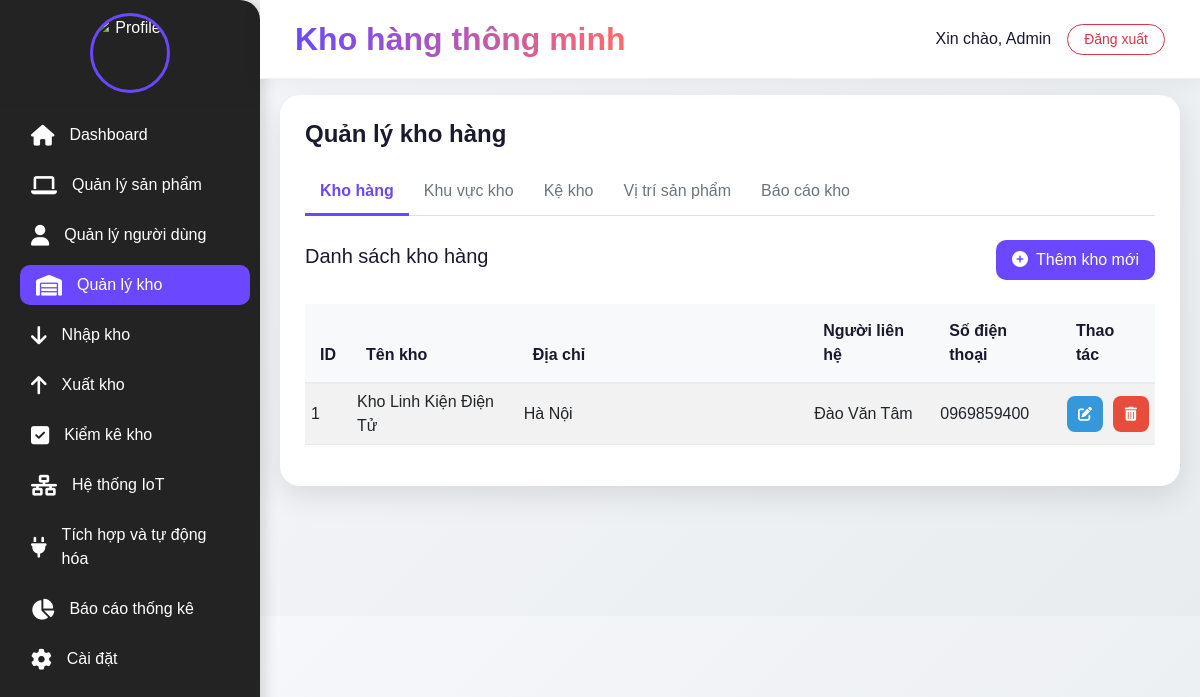
/admin.php?option=kho (signed in), run on the app's committed database.
### tables this page shows
CREATE TABLE `warehouses` (
  `warehouse_id` int(11) NOT NULL,
  `warehouse_name` varchar(100) NOT NULL,
  `address` text DEFAULT NULL,
  `contact_person` varchar(100) DEFAULT NULL,
  `contact_phone` varchar(20) DEFAULT NULL,
  `created_at` timestamp NOT NULL DEFAULT current_timestamp(),
  `updated_at` timestamp NOT NULL DEFAULT current_timestamp() ON UPDATE current_timestamp()
);

### views/kho.php (the view, shortened to what this page needs)
<?php
$tab = isset($_GET['tab']) ? $_GET['tab'] : 'kho';
?>
<div class="function-container">
    <h4 class="page-title">Quản lý kho hàng</h4>
    <ul class="nav nav-tabs mb-4">
        <li class="nav-item">
            <a class="nav-link <?php echo ($tab == 'kho') ? 'active' : ''; ?>" href="?option=kho&tab=kho">Kho hàng</a>
        </li>
        <li class="nav-item">
            <a class="nav-link <?php echo ($tab == 'khu_vuc') ? 'active' : ''; ?>" href="?option=kho&tab=khu_vuc">Khu vực kho</a>
        </li>
        <li class="nav-item">
            <a class="nav-link <?php echo ($tab == 'ke') ? 'active' : ''; ?>" href="?option=kho&tab=ke">Kệ kho</a>
        </li>
        <li class="nav-item">
            <a class="nav-link <?php echo ($tab == 'vi_tri') ? 'active' : ''; ?>" href="?option=kho&tab=vi_tri">Vị trí sản phẩm</a>
        </li>
        <li class="nav-item">
            <a class="nav-link <?php echo ($tab == 'bao_cao') ? 'active' : ''; ?>" href="?option=kho&tab=bao_cao">Báo cáo kho</a>
        </li>
    </ul>
    <div class="tab-content">
        <?php if ($tab == 'kho'): ?>
            <div class="tab-pane active">
                <div class="d-flex justify-content-between align-items-center mb-4">
                    <h5>Danh sách kho hàng</h5>
                    <button type="button" class="btn btn-add" data-bs-toggle="modal" data-bs-target="#addWarehouseModal">
                        <i class="fas fa-plus-circle me-2"></i>Thêm kho mới
                    </button>
                </div>
                <div class="table-responsive">
                    <table class="data-table table table-striped table-hover">
                        <thead>
                            <tr>
                                <th width="5%">ID</th>
                                <th width="20%">Tên kho</th>
                                <th width="35%">Địa chỉ</th>
                                <th width="15%">Người liên hệ</th>
                                <th width="15%">Số điện thoại</th>
                                <th width="10%">Thao tác</th>
                            </tr>
                        </thead>
                        <tbody>
                            <?php
                            $sql = "SELECT * FROM warehouses ORDER BY warehouse_id DESC";
                            $result = $conn->query($sql);
                            if ($result->num_rows > 0) {
                                while ($row = $result->fetch_assoc()) {
                                    echo "<tr>
                                            <td>{$row['warehouse_id']}</td>
                                            <td>{$row['warehouse_name']}</td>
                                            <td>{$row['address']}</td>
                                            <td>{$row['contact_person']}</td>
                                            <td>{$row['contact_phone']}</td>
                                            <td>
                                                <div class='action-buttons'>
                                                    <button class='btn btn-edit' onclick='editWarehouse({$row['warehouse_id']})'
                                                        data-id='{$row['warehouse_id']}'
                                                        data-name='{$row['warehouse_name']}'
                                                        data-address='{$row['address']}'
                                                        data-contact='{$row['contact_person']}'
                                                        data-phone='{$row['contact_phone']}'>
                                                        <i class='fas fa-edit'></i>
                                                    </button>
                                                    <button class='btn btn-delete' onclick='confirmDelete({$row['warehouse_id']}, \"warehouse\")'>
                                                        <i class='fas fa-trash-alt'></i>
                                                    </button>
                                                </div>
                                            </td>
                                          </tr>";
                                }
                            } else {
                                echo "<tr><td colspan='6' class='text-center'>Không có dữ liệu kho hàng</td></tr>";
                            }
                            ?>
                        </tbody>
                    </table>
                </div>
            </div>
<?php endif; ?>
</div>
</div>

### css/admin.css (style rules this page uses)
:root { --primary-color: #6b48ff; --secondary-color: #f8f9fd; --accent-color: #ff6b6b; --text-color: #1a1a2e; --sidebar-width: 260px; }
body { font-family: 'Inter', sans-serif; background: linear-gradient(135deg, var(--secondary-color), #e8ecef); color: var(--text-color); overflow-x: hidden; }

### css/chucnang.css (style rules this page uses)
.function-container { background: #fff; border-radius: 20px; box-shadow: 0 10px 30px rgba(0,0,0,0.1); padding: 25px; margin-bottom: 30px; }
.page-title { font-size: 1.5rem; font-weight: 700; margin-bottom: 20px; color: var(--text-color); }
.action-buttons { display: flex; gap: 10px; }
.btn-add { background: var(--primary-color); color: white; border: none; border-radius: 10px; padding: 8px 16px; transition: all 0.3s ease; }
.btn-edit, .btn-delete, .btn-toggle { border: none; border-radius: 8px; width: 36px; height: 36px; display: flex; align-items: center; justify-content: center; transition: all 0.3s ease; }
.btn-edit { background-color: #3498db; color: white; }
.btn-delete { background-color: #e74c3c; color: white; }
.data-table { width: 100%; border-collapse: separate; border-spacing: 0; }
.data-table th { background-color: #f8f9fa; color: var(--text-color); font-weight: 600; text-align: left; padding: 15px; border-bottom: 2px solid #e9ecef; }
.data-table td { padding: 6px; border-bottom: 1px solid #e9ecef; vertical-align: middle; }
.nav-tabs .nav-link { border: none; border-bottom: 3px solid transparent; border-radius: 0; color: #6c757d; font-weight: 500; padding: 10px 15px; transition: all 0.3s ease; }
.nav-tabs .nav-link.active { border-bottom: 3px solid var(--primary-color); color: var(--primary-color); font-weight: 600; }
.table td .btn { padding: 0.25rem 0.5rem; font-size: 0.875rem; }

### data on the page
warehouses: warehouse_id "1", warehouse_name "Kho Linh Kiện Điện Tử", address "Hà Nội", contact_person "Đào Văn Tâm", contact_phone "0969859400"
